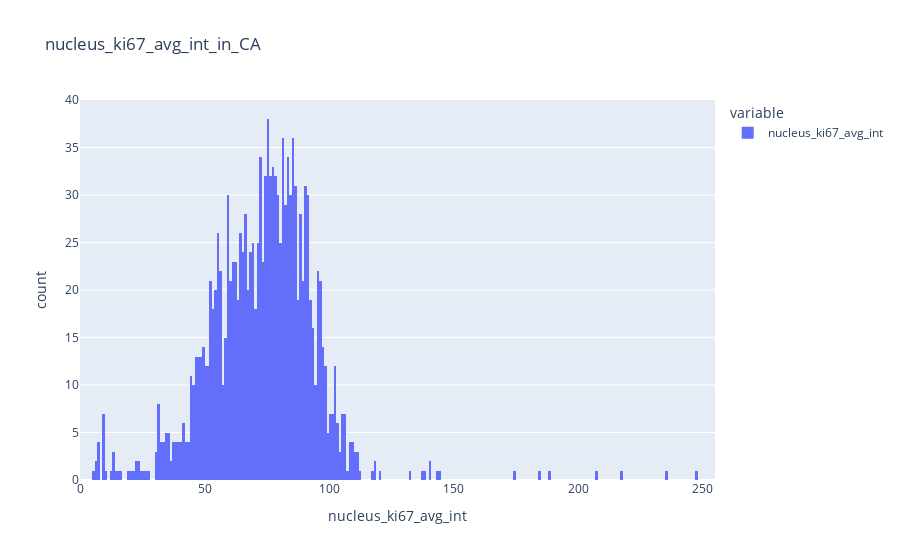
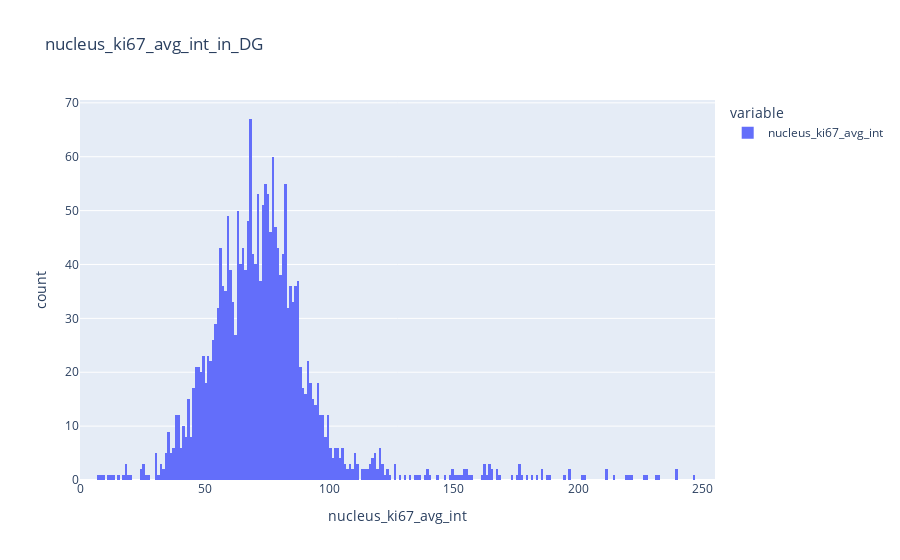
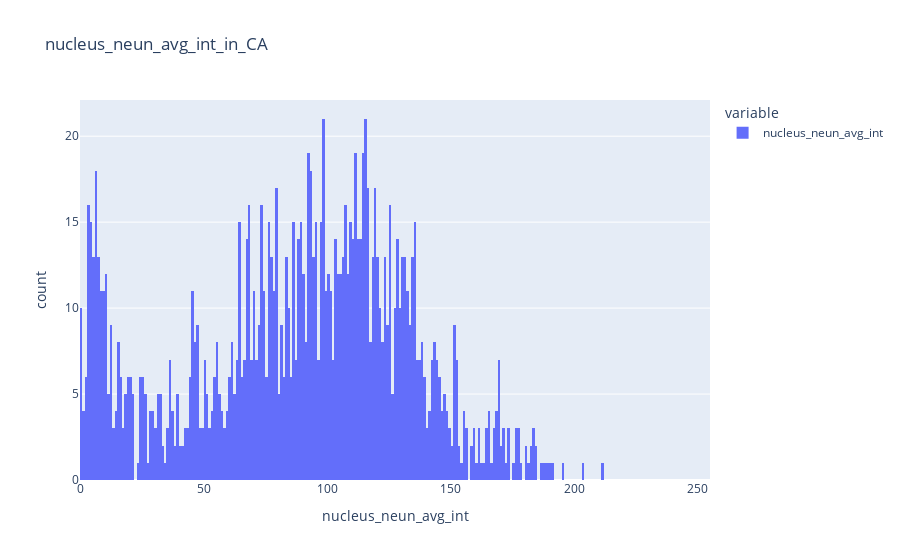
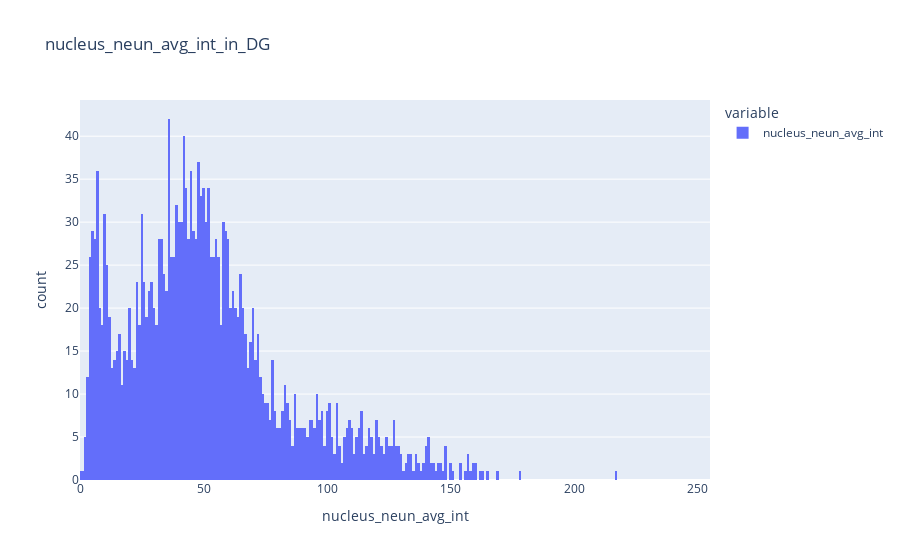

Here is the notebook cell these charts were saved with, in order:
### Markdown cell above
<h3>Plot average intensities</h3>

### Code cell
# Select all column names in 'final_df' that contain the substring 'avg_int'
avg_int_columns = [col for col in final_df.columns if 'avg_int' in col]

# Loop over all extracted channel average intensities
for column_name in avg_int_columns:

    # Plot the average_intensity distribution in order to make an informed decision on the threshold
    for roi_name in roi_names:

        # Filter rows in final_df where ROI matches roi_name 
        filtered_df = final_df[(final_df["ROI"] == roi_name)]

        # Get the values of the 'label' column in filtered_df as a list
        avg_int_values = filtered_df[column_name]

        # Plot a histogram with 256 bins and a title indicating the column and ROI
        fig = px.histogram(avg_int_values, nbins=256, 
                           title=f"{column_name}_in_{roi_name}",
                           labels={'value': column_name, 'count': 'Frequency'},
                           range_x=[0, 255])
        
        # Show the plot
        fig.show()

### Figure 1 — Plotly figure (JSON) as saved in the notebook; plotly's stock layout.template omitted (floating-point values rounded to 4 significant figures; data arrays with more than 128 entries replaced by an {"elided": "..."} marker saying what was removed)
{"data": [{"alignmentgroup": "True", "bingroup": "x", "hovertemplate": "variable=nucleus_ki67_avg_int<br>nucleus_ki67_avg_int=%{x}<br>count=%{y}<extra></extra>", "legendgroup": "nucleus_ki67_avg_int", "marker": {"color": "#636efa", "pattern": {"shape": ""}}, "name": "nucleus_ki67_avg_int", "nbinsx": 256, "offsetgroup": "nucleus_ki67_avg_int", "orientation": "v", "showlegend": true, "type": "histogram", "x": {"elided": "1436 float values"}, "xaxis": "x", "yaxis": "y"}], "layout": {"barmode": "relative", "legend": {"title": {"text": "variable"}, "tracegroupgap": 0}, "title": {"text": "nucleus_ki67_avg_int_in_CA"}, "xaxis": {"anchor": "y", "domain": [0, 1], "range": [0, 255], "title": {"text": "nucleus_ki67_avg_int"}}, "yaxis": {"anchor": "x", "domain": [0, 1], "title": {"text": "count"}}}}

### Figure 2 — Plotly figure (JSON) as saved in the notebook; plotly's stock layout.template omitted (floating-point values rounded to 4 significant figures; data arrays with more than 128 entries replaced by an {"elided": "..."} marker saying what was removed)
{"data": [{"alignmentgroup": "True", "bingroup": "x", "hovertemplate": "variable=nucleus_ki67_avg_int<br>nucleus_ki67_avg_int=%{x}<br>count=%{y}<extra></extra>", "legendgroup": "nucleus_ki67_avg_int", "marker": {"color": "#636efa", "pattern": {"shape": ""}}, "name": "nucleus_ki67_avg_int", "nbinsx": 256, "offsetgroup": "nucleus_ki67_avg_int", "orientation": "v", "showlegend": true, "type": "histogram", "x": {"elided": "2104 float values"}, "xaxis": "x", "yaxis": "y"}], "layout": {"barmode": "relative", "legend": {"title": {"text": "variable"}, "tracegroupgap": 0}, "title": {"text": "nucleus_ki67_avg_int_in_DG"}, "xaxis": {"anchor": "y", "domain": [0, 1], "range": [0, 255], "title": {"text": "nucleus_ki67_avg_int"}}, "yaxis": {"anchor": "x", "domain": [0, 1], "title": {"text": "count"}}}}

### Figure 3 — Plotly figure (JSON) as saved in the notebook; plotly's stock layout.template omitted (floating-point values rounded to 4 significant figures; data arrays with more than 128 entries replaced by an {"elided": "..."} marker saying what was removed)
{"data": [{"alignmentgroup": "True", "bingroup": "x", "hovertemplate": "variable=nucleus_neun_avg_int<br>nucleus_neun_avg_int=%{x}<br>count=%{y}<extra></extra>", "legendgroup": "nucleus_neun_avg_int", "marker": {"color": "#636efa", "pattern": {"shape": ""}}, "name": "nucleus_neun_avg_int", "nbinsx": 256, "offsetgroup": "nucleus_neun_avg_int", "orientation": "v", "showlegend": true, "type": "histogram", "x": {"elided": "1436 float values"}, "xaxis": "x", "yaxis": "y"}], "layout": {"barmode": "relative", "legend": {"title": {"text": "variable"}, "tracegroupgap": 0}, "title": {"text": "nucleus_neun_avg_int_in_CA"}, "xaxis": {"anchor": "y", "domain": [0, 1], "range": [0, 255], "title": {"text": "nucleus_neun_avg_int"}}, "yaxis": {"anchor": "x", "domain": [0, 1], "title": {"text": "count"}}}}

### Figure 4 — Plotly figure (JSON) as saved in the notebook; plotly's stock layout.template omitted (floating-point values rounded to 4 significant figures; data arrays with more than 128 entries replaced by an {"elided": "..."} marker saying what was removed)
{"data": [{"alignmentgroup": "True", "bingroup": "x", "hovertemplate": "variable=nucleus_neun_avg_int<br>nucleus_neun_avg_int=%{x}<br>count=%{y}<extra></extra>", "legendgroup": "nucleus_neun_avg_int", "marker": {"color": "#636efa", "pattern": {"shape": ""}}, "name": "nucleus_neun_avg_int", "nbinsx": 256, "offsetgroup": "nucleus_neun_avg_int", "orientation": "v", "showlegend": true, "type": "histogram", "x": {"elided": "2104 float values"}, "xaxis": "x", "yaxis": "y"}], "layout": {"barmode": "relative", "legend": {"title": {"text": "variable"}, "tracegroupgap": 0}, "title": {"text": "nucleus_neun_avg_int_in_DG"}, "xaxis": {"anchor": "y", "domain": [0, 1], "range": [0, 255], "title": {"text": "nucleus_neun_avg_int"}}, "yaxis": {"anchor": "x", "domain": [0, 1], "title": {"text": "count"}}}}
